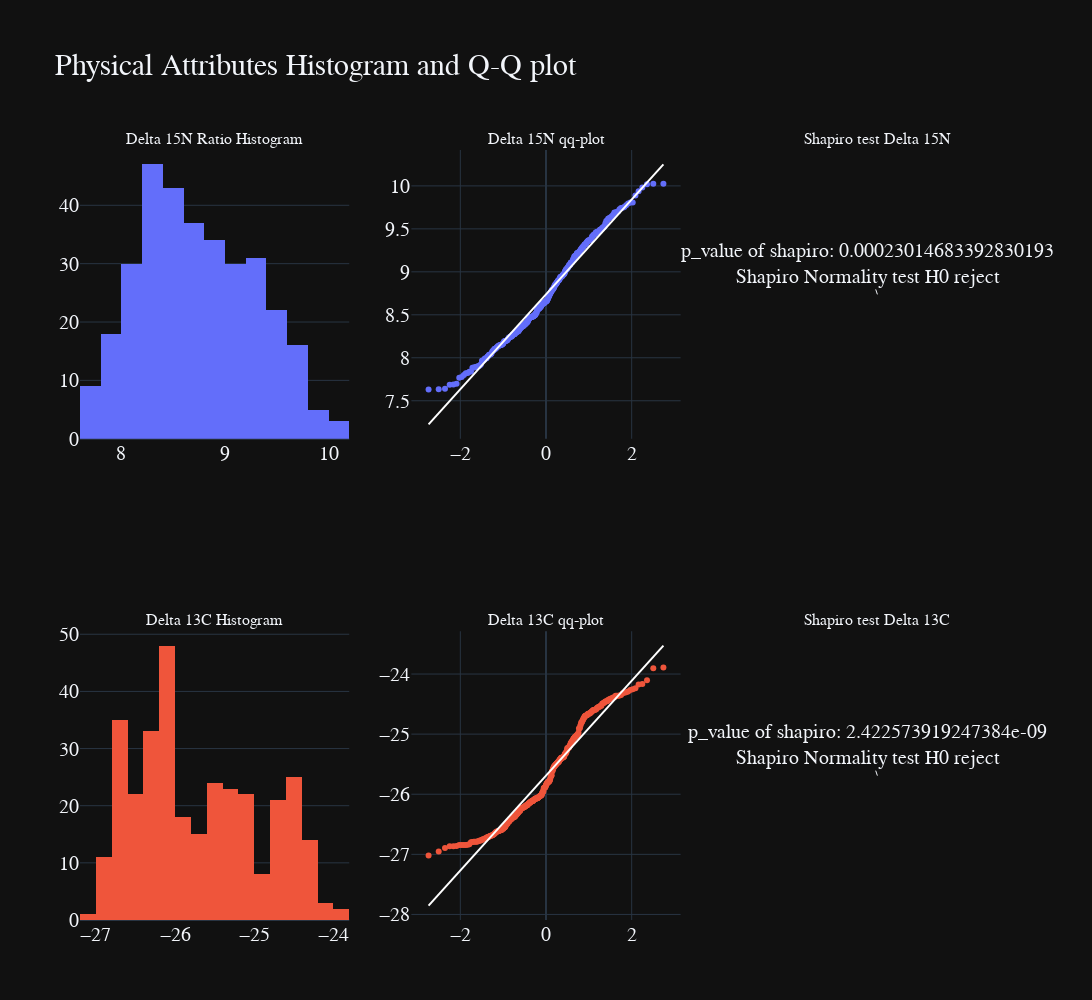

Here is the notebook cell this chart was saved with:
### Markdown cell above
<span style="font-family:Fira Code">

$\delta^{15}N$ and $\delta^{13}C$ are the ratio of the the two stable isotopes of the respective elements with respective to atmosphere
- If the number is positive that means relative enrichment to the atmosphere
- If the number is negative that means relative depletion to the atmosphere
- Typical insignificant range is from [-20,80]

### Code cell
# @title
fig = make_subplots(rows=2,cols=3,subplot_titles=("Delta 15N Ratio Histogram","Delta 15N qq-plot","Shapiro test Delta 15N","Delta 13C Histogram","Delta 13C qq-plot","Shapiro test Delta 13C"))
colors_list = px.colors.qualitative.Plotly[:2]
for i,color_ in enumerate(colors_list):
    d = plot_qq(cols[i])
    p_val,text_ = shapiro_test(cols[i])
    fig.add_trace(go.Histogram(x=temp_na[cols[i]],marker=dict(color=color_)),row=i+1,col=1)
    fig.append_trace(go.Scatter(x=d[0].get_xdata(),y=d[0].get_ydata(),mode="markers",showlegend=False,marker=dict(color=color_)),row=i+1,col=2)
    fig.append_trace(go.Scatter(x=d[1].get_xdata(),y=d[1].get_ydata(),mode="lines",showlegend=False,line=dict(color="white")),row=i+1,col=2)
    fig.add_annotation(text=f"p_value of shapiro: {p_val}<br>{text_}",row=i+1,col=3)
    fig.update_xaxes(showgrid=False,showticklabels=False,row=i+1,col=3)
    fig.update_yaxes(showgrid=False,showticklabels=False,row=i+1,col=3)
fig.update_layout(showlegend=False,height=1000,width=1800,title=dict(text="Physical Attributes Histogram and Q-Q plot",font=dict(size=30)),margin=dict(t=150))
fig.show()

### Figure 1 — Plotly figure (JSON) as saved in the notebook; plotly's stock layout.template omitted (floating-point values rounded to 4 significant figures; data arrays with more than 128 entries replaced by an {"elided": "..."} marker saying what was removed)
{"data": [{"marker": {"color": "#636EFA"}, "type": "histogram", "x": {"elided": "325 float values"}, "xaxis": "x", "yaxis": "y"}, {"marker": {"color": "#636EFA"}, "mode": "markers", "showlegend": false, "type": "scatter", "x": {"elided": "325 float values"}, "xaxis": "x2", "y": {"elided": "325 float values"}, "yaxis": "y2"}, {"line": {"color": "white"}, "mode": "lines", "showlegend": false, "type": "scatter", "x": {"elided": "325 float values"}, "xaxis": "x2", "y": {"elided": "325 float values"}, "yaxis": "y2"}, {"marker": {"color": "#EF553B"}, "type": "histogram", "x": {"elided": "325 float values"}, "xaxis": "x4", "yaxis": "y4"}, {"marker": {"color": "#EF553B"}, "mode": "markers", "showlegend": false, "type": "scatter", "x": {"elided": "325 float values"}, "xaxis": "x5", "y": {"elided": "325 float values"}, "yaxis": "y5"}, {"line": {"color": "white"}, "mode": "lines", "showlegend": false, "type": "scatter", "x": {"elided": "325 float values"}, "xaxis": "x5", "y": {"elided": "325 float values"}, "yaxis": "y5"}], "layout": {"annotations": [{"font": {"size": 16}, "showarrow": false, "text": "Delta 15N Ratio Histogram", "x": 0.1444, "xanchor": "center", "xref": "paper", "y": 1, "yanchor": "bottom", "yref": "paper"}, {"font": {"size": 16}, "showarrow": false, "text": "Delta 15N qq-plot", "x": 0.5, "xanchor": "center", "xref": "paper", "y": 1, "yanchor": "bottom", "yref": "paper"}, {"font": {"size": 16}, "showarrow": false, "text": "Shapiro test Delta 15N", "x": 0.8556, "xanchor": "center", "xref": "paper", "y": 1, "yanchor": "bottom", "yref": "paper"}, {"font": {"size": 16}, "showarrow": false, "text": "Delta 13C Histogram", "x": 0.1444, "xanchor": "center", "xref": "paper", "y": 0.375, "yanchor": "bottom", "yref": "paper"}, {"font": {"size": 16}, "showarrow": false, "text": "Delta 13C qq-plot", "x": 0.5, "xanchor": "center", "xref": "paper", "y": 0.375, "yanchor": "bottom", "yref": "paper"}, {"font": {"size": 16}, "showarrow": false, "text": "Shapiro test Delta 13C", "x": 0.8556, "xanchor": "center", "xref": "paper", "y": 0.375, "yanchor": "bottom", "yref": "paper"}, {"text": "p_value of shapiro: 0.00023014683392830193<br>Shapiro Normality test H0 reject", "xref": "x3", "yref": "y3"}, {"text": "p_value of shapiro: 2.422573919247384e-09<br>Shapiro Normality test H0 reject", "xref": "x6", "yref": "y6"}], "height": 1000, "margin": {"t": 150}, "showlegend": false, "title": {"font": {"size": 30}, "text": "Physical Attributes Histogram and Q-Q plot"}, "width": 1800, "xaxis": {"anchor": "y", "domain": [0, 0.2889]}, "xaxis2": {"anchor": "y2", "domain": [0.3556, 0.6444]}, "xaxis3": {"anchor": "y3", "domain": [0.7111, 1], "showgrid": false, "showticklabels": false}, "xaxis4": {"anchor": "y4", "domain": [0, 0.2889]}, "xaxis5": {"anchor": "y5", "domain": [0.3556, 0.6444]}, "xaxis6": {"anchor": "y6", "domain": [0.7111, 1], "showgrid": false, "showticklabels": false}, "yaxis": {"anchor": "x", "domain": [0.625, 1]}, "yaxis2": {"anchor": "x2", "domain": [0.625, 1]}, "yaxis3": {"anchor": "x3", "domain": [0.625, 1], "showgrid": false, "showticklabels": false}, "yaxis4": {"anchor": "x4", "domain": [0, 0.375]}, "yaxis5": {"anchor": "x5", "domain": [0, 0.375]}, "yaxis6": {"anchor": "x6", "domain": [0, 0.375], "showgrid": false, "showticklabels": false}}}
